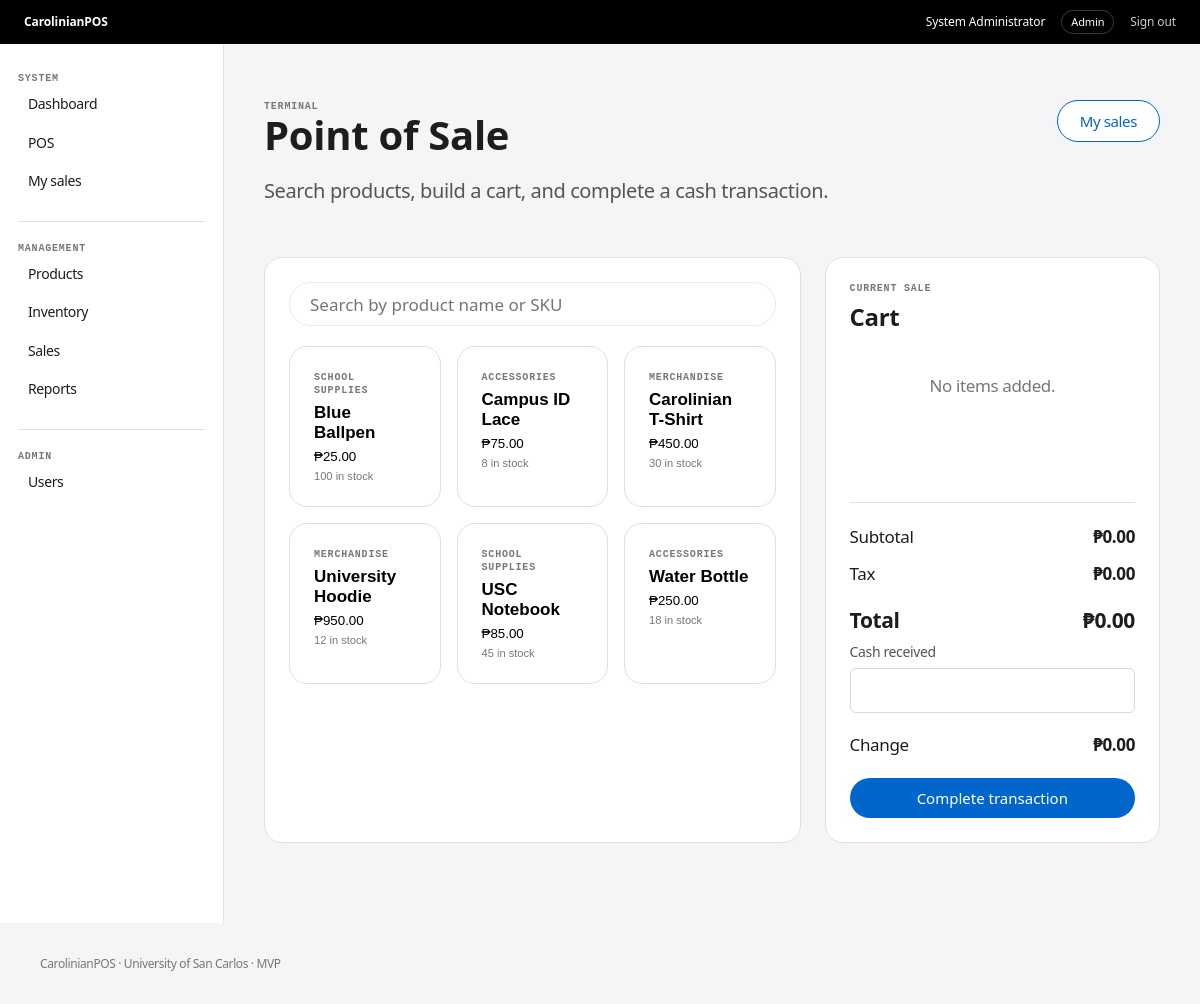
/cashier/pos.php (signed in), run on the app's committed database.
### tables this page shows
CREATE TABLE products (
  id INT UNSIGNED AUTO_INCREMENT PRIMARY KEY,
  name VARCHAR(150) NOT NULL,
  sku VARCHAR(80) NOT NULL UNIQUE,
  category VARCHAR(80) NOT NULL,
  price DECIMAL(10,2) NOT NULL DEFAULT 0,
  stock_qty INT NOT NULL DEFAULT 0,
  low_stock_threshold INT NOT NULL DEFAULT 5,
  created_at TIMESTAMP DEFAULT CURRENT_TIMESTAMP,
  updated_at TIMESTAMP DEFAULT CURRENT_TIMESTAMP ON UPDATE CURRENT_TIMESTAMP
);

### includes/auth_check.php (called while the page is built, shortened)
<?php
function current_user(): array {
    return $_SESSION['user'] ?? [];
}

### cashier/pos.php (the view, shortened to what this page needs)
<?php
require_once __DIR__ . '/../config/db.php';
require_once __DIR__ . '/../includes/auth_check.php';
$products = $pdo->query("SELECT id,name,sku,category,price,stock_qty FROM products WHERE stock_qty > 0 ORDER BY name")->fetchAll();
require __DIR__ . '/../includes/header.php';
?>
<div class="page-head">
  <div><div class="mono-label">TERMINAL</div><h1>Point of Sale</h1><p class="lead">Search products, build a cart, and complete a cash transaction.</p></div>
  <a class="btn secondary" href="/carolinianpos/cashier/sales.php">My sales</a>
</div>
<div id="posApp" class="pos-layout">
  <section class="panel">
    <div class="search-row">
      <input id="search" class="search" placeholder="Search by product name or SKU">
    </div>
    <div id="productGrid" class="product-grid">
      <?php foreach ($products as $p): ?>
      <button class="product-card" data-name="<?= htmlspecialchars(strtolower($p['name'].' '.$p['sku'])) ?>"
        data-id="<?= $p['id'] ?>" data-price="<?= $p['price'] ?>" data-stock="<?= $p['stock_qty'] ?>"
        data-label="<?= htmlspecialchars($p['name']) ?>">
        <span class="mono-label"><?= htmlspecialchars($p['category']) ?></span>
        <strong><?= htmlspecialchars($p['name']) ?></strong>
        <span>₱<?= number_format((float)$p['price'],2) ?></span>
        <small><?= (int)$p['stock_qty'] ?> in stock</small>
      </button>
      <?php endforeach; ?>
    </div>
  </section>
  <section class="cart panel">
    <div class="mono-label">CURRENT SALE</div>
    <h2>Cart</h2>
    <div id="cartItems" class="cart-items"><div class="empty">No items added.</div></div>
    <div class="totals">
      <div><span>Subtotal</span><strong id="subtotal">₱0.00</strong></div>
      <div><span>Tax</span><strong id="tax">₱0.00</strong></div>
      <div class="total"><span>Total</span><strong id="total">₱0.00</strong></div>
    </div>
    <form id="checkoutForm" method="post" action="checkout.php" class="form-stack">
      <label>Cash received<input type="number" min="0" step="0.01" id="cash" name="amount_paid" required></label>
      <div class="change">Change <strong id="change">₱0.00</strong></div>
      <button class="btn primary wide" type="submit">Complete transaction</button>
    </form>
  </section>
</div>
<?php require __DIR__ . '/../includes/footer.php'; ?>

### includes/header.php (shortened to what this page needs)
<?php
require_once __DIR__ . '/auth_check.php';
$user = current_user();
?>
<!doctype html>
<html lang="en">
<head>
<link rel="stylesheet" href="/carolinianpos/assets/css/app.css">
</head>
<body>
<header class="global-nav">
  <a class="brand" href="/carolinianpos/index.php">CarolinianPOS</a>
  <div class="nav-user">
    <span><?= htmlspecialchars($user['full_name']) ?></span>
    <span class="role-pill"><?= htmlspecialchars($user['role']) ?></span>
    <a href="/carolinianpos/auth/logout.php">Sign out</a>
  </div>
</header>
<div class="app-shell">
<aside class="sidebar">
  <div class="mono-label">SYSTEM</div>
  <?php if (in_array($user['role'], ['Manager','Admin'], true)): ?>
    <a href="/carolinianpos/manager/dashboard.php">Dashboard</a>
  <?php endif; ?>
  <a href="/carolinianpos/cashier/pos.php">POS</a>
  <a href="/carolinianpos/cashier/sales.php">My sales</a>
  <?php if (in_array($user['role'], ['Manager','Admin'], true)): ?>
    <div class="side-rule"></div>
    <div class="mono-label">MANAGEMENT</div>
    <a href="/carolinianpos/manager/products.php">Products</a>
    <a href="/carolinianpos/manager/inventory.php">Inventory</a>
    <a href="/carolinianpos/manager/sales.php">Sales</a>
    <a href="/carolinianpos/manager/reports.php">Reports</a>
  <?php endif; ?>
  <?php if ($user['role'] === 'Admin'): ?>
    <div class="side-rule"></div>
    <div class="mono-label">ADMIN</div>
    <a href="/carolinianpos/admin/users.php">Users</a>
  <?php endif; ?>
</aside>
<main class="main">

### includes/footer.php
</main>
</div>
<footer class="footer">CarolinianPOS · University of San Carlos · MVP</footer>
</body>
</html>

### assets/css/app.css (style rules this page uses)
:root { --primary:#0066cc;--primary-focus:#0071e3;--primary-dark:#2997ff; --ink:#1d1d1f;--muted:#7a7a7a;--canvas:#fff;--parchment:#f5f5f7; --pearl:#fafafc;--dark:#000;--tile:#272729;--hairline:#e0e0e0; --soft:#f0f0f0;--danger:#b42318;--success:#18794e; --radius-sm:8px;--radius-md:11px;--radius-lg:18px;--pill:9999px; }
* { box-sizing:border-box }
html { font-family:system-ui,-apple-system,BlinkMacSystemFont,"Segoe UI",sans-serif;color:var(--ink);background:var(--parchment) }
body { margin:0;font-size:17px;line-height:1.47;letter-spacing:-.374px }
a { color:inherit;text-decoration:none }
.global-nav { height:44px;background:#000;color:#fff;display:flex;align-items:center;justify-content:space-between;padding:0 24px;font-size:12px;letter-spacing:-.12px;position:sticky;top:0;z-index:10 }
.brand { font-weight:600 }
.nav-user { display:flex;gap:16px;align-items:center }
.nav-user a { opacity:.8 }
.role-pill,.status { border-radius:9999px;padding:3px 9px;border:1px solid rgba(255,255,255,.22);font-size:11px }
.app-shell { display:flex;min-height:calc(100vh - 44px) }
.sidebar { width:224px;background:#fff;border-right:1px solid var(--hairline);padding:28px 18px;flex:none }
.sidebar a { display:block;padding:9px 10px;border-radius:8px;font-size:14px }
.mono-label { font:600 10px/1.3 ui-monospace,SFMono-Regular,Menlo,monospace;letter-spacing:.08em;color:#777;text-transform:uppercase }
.side-rule { height:1px;background:var(--hairline);margin:20px 0 }
.main { width:min(1440px,100%);padding:56px 40px 80px }
.main h1 { font-size:40px;line-height:1.1;letter-spacing:-.28px;margin:0 0 10px;font-weight:600 }
.main h2 { font-size:24px;line-height:1.2;margin:8px 0 10px;font-weight:600 }
.lead { font-size:20px;line-height:1.4;color:#555;max-width:760px }
.page-head { display:flex;justify-content:space-between;gap:24px;align-items:flex-start;margin-bottom:32px }
.btn { display:inline-flex;align-items:center;justify-content:center;border:0;cursor:pointer;padding:11px 22px;border-radius:9999px;font:400 15px/1.2 system-ui }
.btn.primary { background:var(--primary);color:#fff }
.btn.secondary { background:#fff;color:var(--primary);border:1px solid var(--primary) }
.btn.wide { width:100% }
.panel { background:#fff;border:1px solid var(--hairline);border-radius:18px;padding:24px }
.search-row { margin-bottom:20px }
.search { width:100%;height:44px;border:1px solid rgba(0,0,0,.08);border-radius:9999px;padding:10px 20px;font:400 17px system-ui;background:#fff }
.product-grid { display:grid;grid-template-columns:repeat(3,1fr);gap:16px }
.product-card { text-align:left;background:#fff;border:1px solid var(--hairline);border-radius:18px;padding:24px;min-height:160px;cursor:pointer;display:flex;flex-direction:column;gap:6px }
.product-card strong { font-size:17px }
.product-card small { color:#777 }
.pos-layout { display:grid;grid-template-columns:1.6fr 1fr;gap:24px }
.cart { position:sticky;top:68px;align-self:start }
.cart-items { min-height:140px }
.totals { border-top:1px solid var(--hairline);margin-top:20px;padding-top:16px }
.totals>div,.change { display:flex;justify-content:space-between;padding:6px 0 }
.totals .total { font-size:21px;font-weight:600;margin-top:6px }
.form-stack { display:grid;gap:14px }
.form-stack label,.form-grid label,.filter-bar label { display:grid;gap:6px;font-size:14px;color:#555 }
.form-stack input,.form-grid input,.form-grid select,.filter-bar input,.inline-form input { border:1px solid #d8d8dc;border-radius:6px;padding:11px 12px;background:#fff;font:inherit }
.footer { padding:32px 40px;background:var(--parchment);font-size:12px;color:#777 }

### data on the page
products: category "SCHOOL SUPPLIES", name "Blue Ballpen", price "25.00", stock_qty "100"
products: category "ACCESSORIES", name "Campus ID Lace", price "75.00", stock_qty "8"
products: category "MERCHANDISE", name "Carolinian T-Shirt", price "450.00", stock_qty "30"
products: category "MERCHANDISE", name "University Hoodie", price "950.00", stock_qty "12"
products: category "SCHOOL SUPPLIES", name "USC Notebook", price "85.00", stock_qty "45"
products: category "ACCESSORIES", name "Water Bottle", price "250.00", stock_qty "18"

### other printed values
$user['full_name'] "System Administrator"
$user['role'] "Admin"
